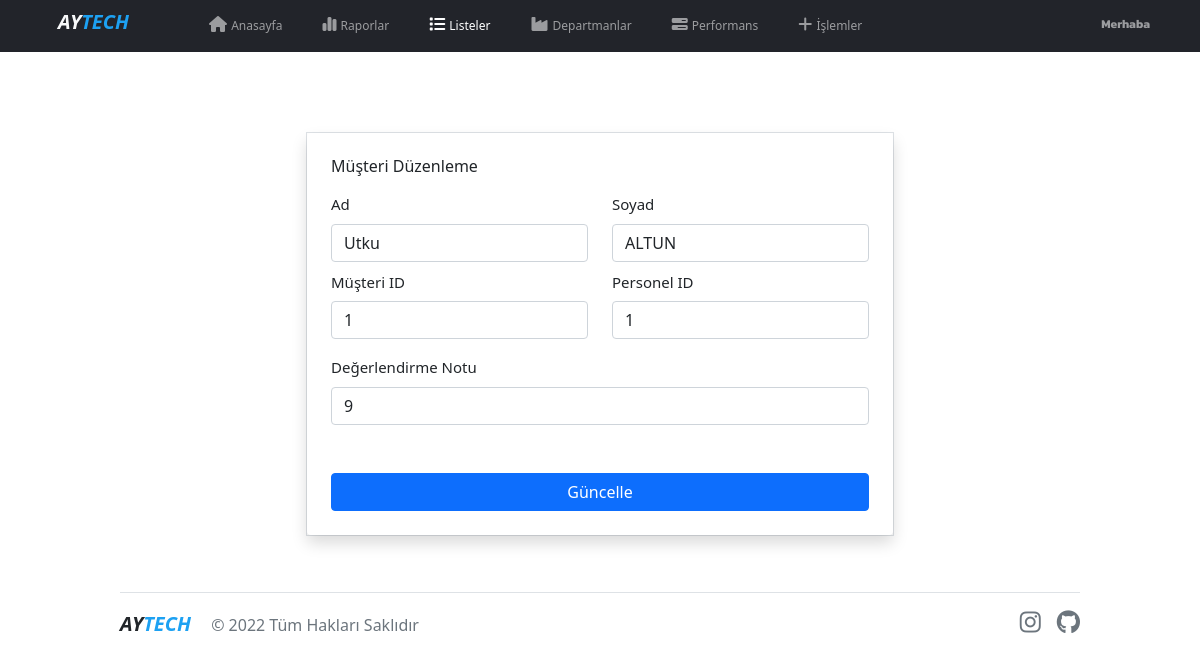
The app's page /duzenleMusteri.php?id=1 with its own data.
### tables this page shows
CREATE TABLE IF NOT EXISTS `musteriler` (
  `mus_id` int(11) NOT NULL AUTO_INCREMENT,
  `per_id` int(11) NOT NULL,
  `mus_ad` varchar(255) NOT NULL,
  `mus_soyad` varchar(255) NOT NULL,
  `degerlendirme` int(11) NOT NULL,
  PRIMARY KEY (`mus_id`),
  KEY `per_id` (`per_id`)
);

### duzenleMusteri.php (the view, shortened to what this page needs)
<?php
$baglanti = mysqli_connect("localhost", "root", "", "karardesteksistemleri");
$baglanti->set_charset("utf8");
?>
<!DOCTYPE HTML>
<html>
<head>
	<link href="index.css" rel="stylesheet" />
	<link href="https://cdn.jsdelivr.net/npm/bootstrap@5.1.3/dist/css/bootstrap.min.css" rel="stylesheet">
</head>
<body>
	<nav class="navbar navbar-expand-md navbar-dark pt-0" style="background-color:#22242a;">
		<div class="container">
			<a href="main.php" class="navbar-brand fw-bold ms-3 me-5" style="text-decoration:none;"><i class="text-light">AY</i><i style="color:#1da1f2;">TECH</i></a>
			<div class="navbar-collapse collapse" id="navbarCollapse">
				<ul class="navbar-nav">
					<li class="nav-item ms-4">
						<a href="main.php" class="nav-link">
							<i class="fas fa-home pt-2"></i> <span style="font-size:12px;">Anasayfa</span>
						</a>
					</li>
					<li class="nav-item ms-4">
						<a href="raporlar.php" class="nav-link">
							<i class="fa-solid fa-chart-simple pt-2"></i> <span style="font-size:12px;">Raporlar</span>
						</a>
					</li>
					<li class="nav-item ms-4">
						<a href="listeler.php" class="nav-link active">
							<i class="fa-solid fa-list pt-2"></i> <span style="font-size:12px;">Listeler</span>
						</a>
					</li>
					<li class="nav-item ms-4">
						<a href="departmanlar.php" class="nav-link">
							<i class="fas fa-industry pt-2"></i> <span style="font-size:12px;">Departmanlar</span>
						</a>
					</li>
					<li class="nav-item ms-4">
						<a href="gorevler.php" class="nav-link">
							<i class="fa-solid fa-bars-progress pt-2"></i> <span style="font-size:12px;">Performans</span>
						</a>
					</li>
					<li class="nav-item ms-4">
						<a href="islemler.php" class="nav-link">
							<i class="fa-solid fa-plus pt-2"></i> <span style="font-size:12px;">İşlemler</span>
						</a>
					</li>
				</ul>
				<ul class="navbar-nav ms-auto">
					<li class="nav-item dropdown">
						<a href="#" class="nav-link" data-bs-toggle="dropdown">
							<span class="ms-2 fw-bold" style="font-family: 'Kanit', sans-serif; font-size:12px;">Merhaba <?php echo $_SESSION["ad"] ?></span>
						</a>
					</li>
				</ul>
			</div>
		</div>
	</nav>
	<section class="d-flex align-items-center justify-content-center mt-5" style="padding:2rem;">
		<form action="" method="post" class="border">
			<?php
			$sorgu2 = mysqli_query($baglanti, "SELECT * FROM musteriler WHERE mus_id =" . (int)$_GET['id']);
			$row = mysqli_fetch_assoc($sorgu2);
			?>
			<div class="row">
				<div class="col-md">
					<div class="p-4 shadow rounded">
						<div class="mb-3">
							<h4 class="text-right fs-6">Müşteri Düzenleme</h4>
						</div>
						<div class="row mt-2">
							<div class="col-md-6"><label style="font-size:15px;" class="form-label">Ad</label><input type="text" class="form-control" name="mus_ad" value="<?= $row['mus_ad']; ?>"></div>
							<div class="col-md-6"><label style="font-size:15px;" class="form-label">Soyad</label><input type="text" class="form-control" name="mus_soyad" value="<?= $row['mus_soyad']; ?>"></div>
						</div>
						<div class="row mt-2">
							<div class="col-md-6"><label style="font-size:15px;" class="form-label">Müşteri ID</label><input type="text" class="form-control" name="mus_id" value="<?= $row['mus_id']; ?>"></div>
							<div class="col-md-6"><label style="font-size:15px;" class="form-label">Personel ID</label><input type="text" class="form-control" name="per_id" value="<?= $row['per_id']; ?>"></div>
						</div>
						<div class="row mt-3">
							<div class="col-md-12"><label style="font-size:15px;" class="form-label">Değerlendirme Notu</label><input type="text" class="form-control" name="degerlendirme" value="<?= $row['degerlendirme']; ?>"></div>
						</div>
						<div class="mt-5 text-center">
							<input id="tableButton" type="submit" value="Güncelle" name="guncelle" class="btn btn-primary w-100">
						</div>
					</div>
				</div>
			</div>
		</form>
	</section>
</body>
<footer class="d-flex justify-content-between align-items-center pt-3 my-4 border-top footer-margin">
    <div class="col-md-4">
        <a href="main.php" class="navbar-brand fw-bold text-decoration-none"><i class="text-dark">AY</i><i style="color:#1da1f2;">TECH</i></a>
        <span class="text-muted">© 2022 Tüm Hakları Saklıdır</span>
    </div>
    <ul class="nav col-md-4 d-flex justify-content-end">
        <li>
            <a class="text-muted" target="_blank" href="https://www.instagram.com/ahmmeetteren/?hl=tr"><i class="fa-brands fa-instagram fs-4"></i></a>
        </li>
        <li>
            <a class="text-muted" target="_blank" href="https://github.com/ahmmeetteren"><i class="fa-brands fa-github fs-4 ms-3"></i></a>
        </li>
    </ul>
</footer>
</html>

### index.css (style rules this page uses)
.fs-6 { font-size: 20px; }
@media only screen and (min-width:768px) { .footer-margin { margin-left:120px; margin-right:120px; } }

### records on screen
musteriler: mus_ad "Utku", mus_soyad "ALTUN", mus_id "1", per_id "1", degerlendirme "9"
